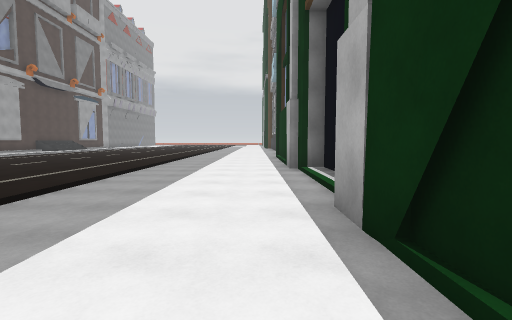
view 1 (above)

24 first-person views from a walk through a scene from a Unity 3-D project. The camera is 1.4 m above the floor, tilts 4° down and sees 85° across. The floor is counted in squares, 2 m on a side. Each view is taken from the middle of a square. On the plan, view 1 faces up. The plan holds only what a view shows up to about 9 squares ahead; the rest is blank. The place goes on beyond the plan. The player character is not drawn. Surface patterns are stand-ins for the level's own textures.

view 2
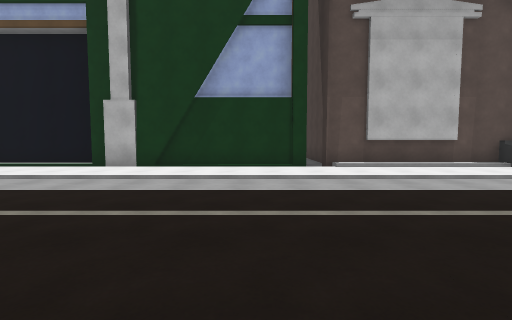

view 3
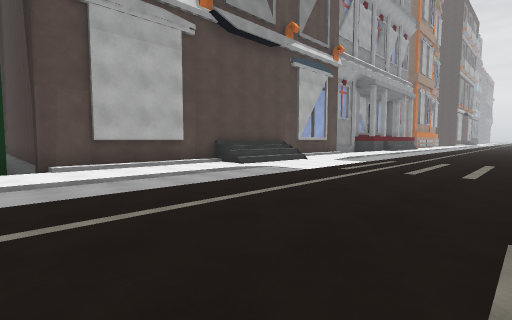

view 4
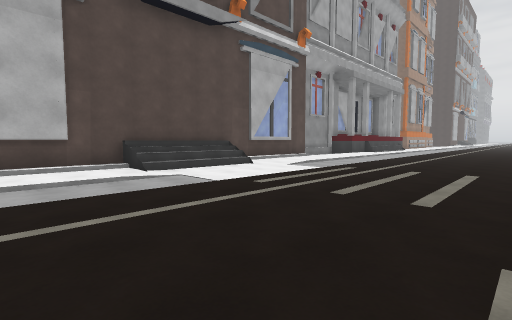

view 5
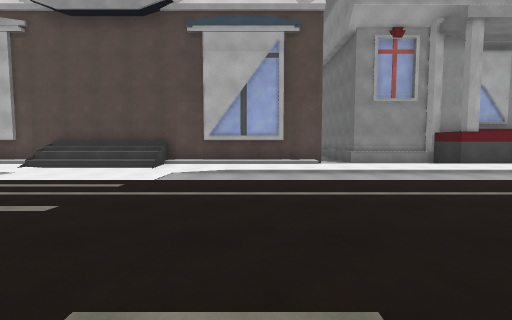

view 6
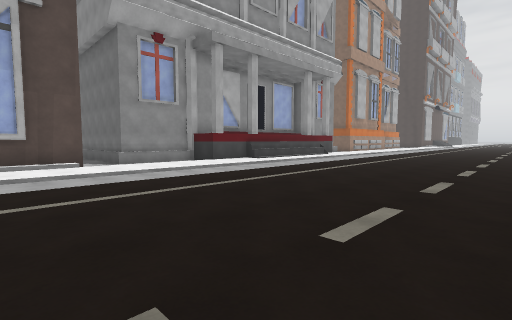

view 7
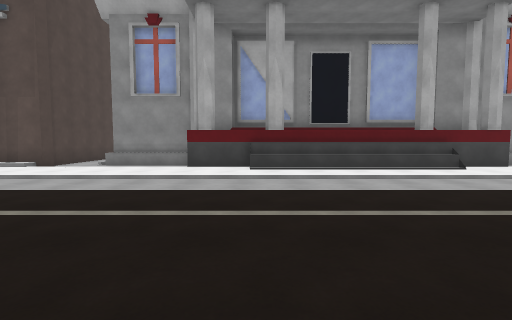

view 8
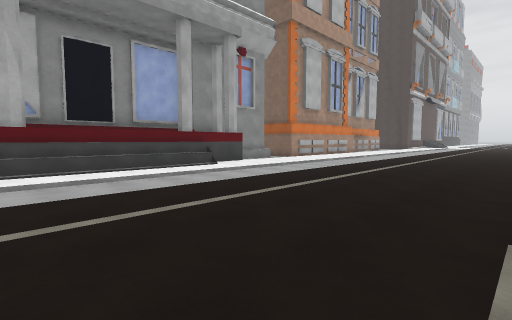

view 9
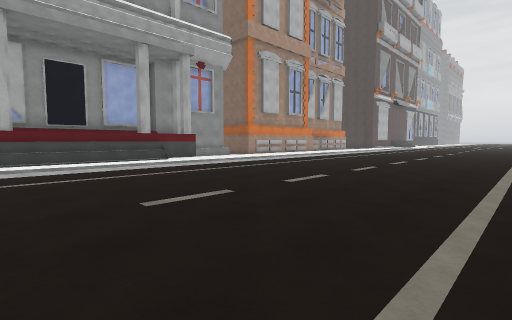

view 10
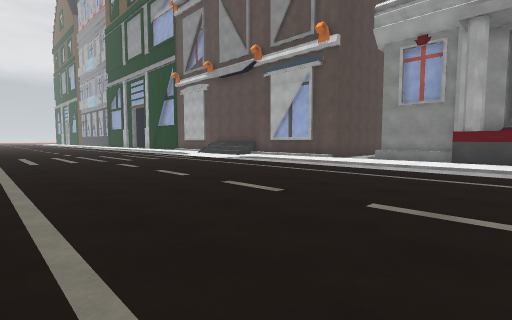

view 11
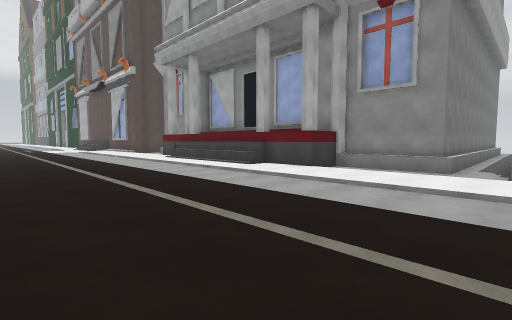

view 12
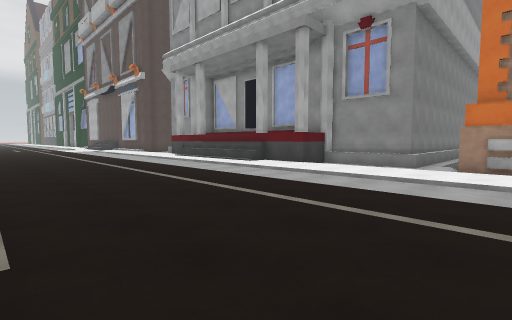

view 13
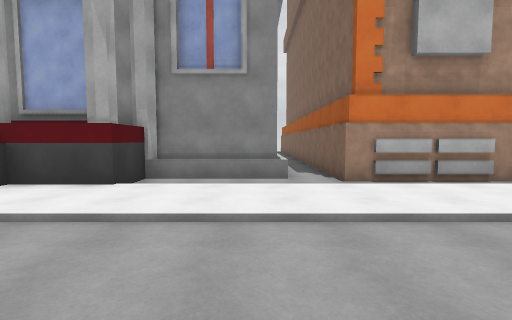

view 14
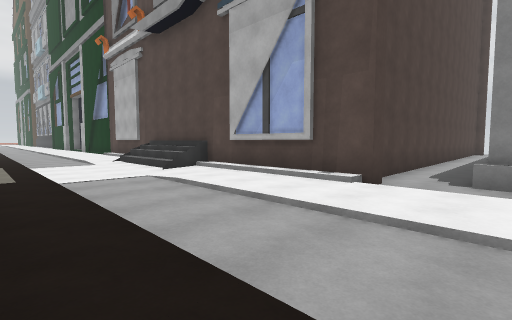

view 15
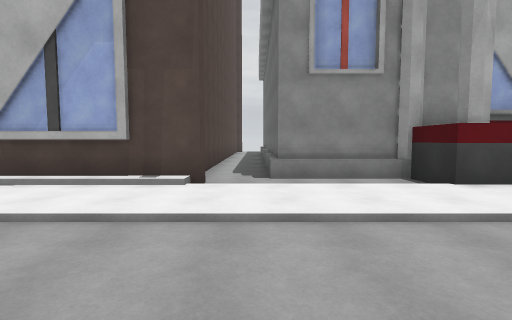

view 16
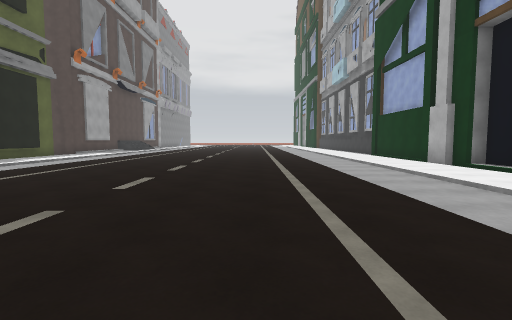

view 17
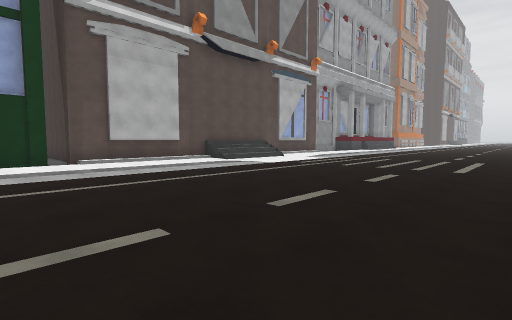

view 18
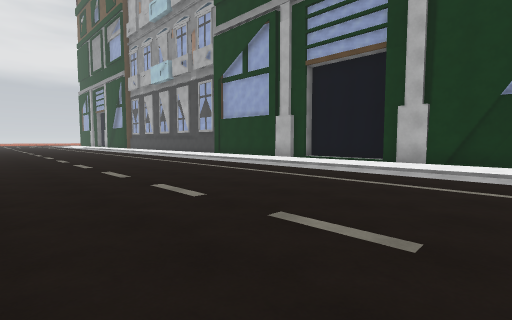

view 19
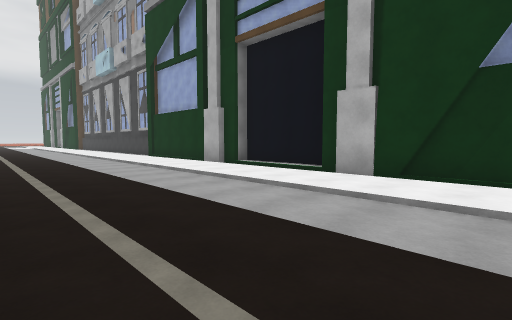

view 20
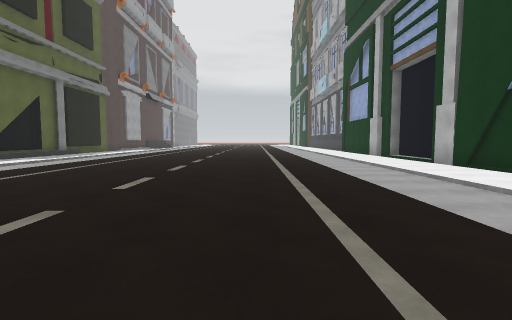

view 21
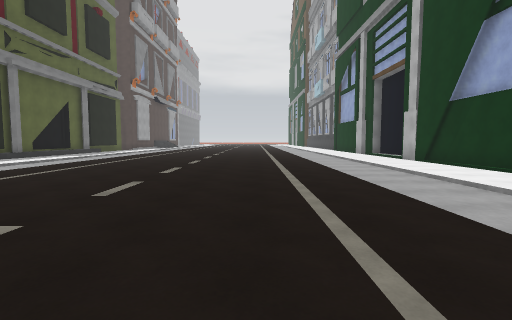

view 22
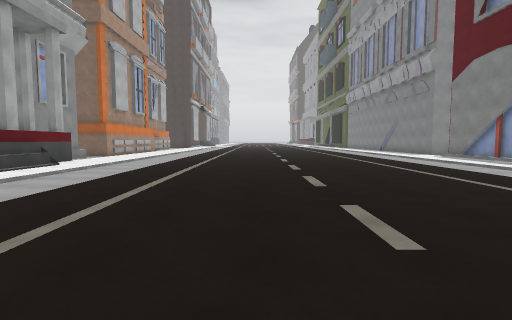

view 23
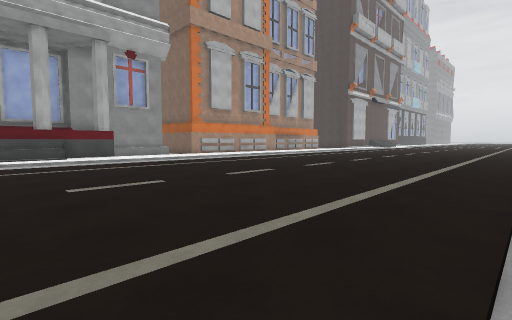

view 24
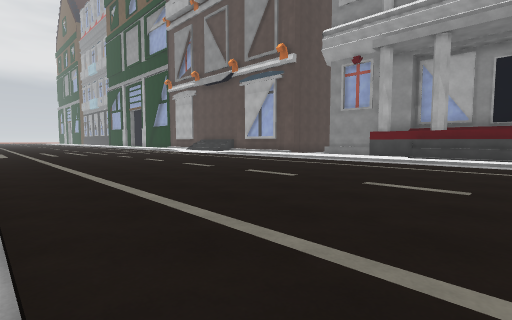

### Floor plan
Key: @ floor where view 1 was taken; # wall or solid block; . main floor; - floor 0.25 m lower than the main floor; / step, stairs or slope; B building.
Columns run from 13 left of view 1 to 6 right of it. Each row starts with its distance up from view 1.
  9     ....../-..#
  8  -/......./-..##
  7  -/......./-../#
  6   /......./-../#
  5   /......./-../#
  4    ......./-../#
  3  -/......./-..##
  2  -/......./-..#
  1  -/......./-..#
  0  -/......./-.@#
 -1   /......./-..#
 -2   /......./-..#
 -3    ......./-..#
 -4     ....../-..#
 -5     ....../-..#
 -6     ....../-..#
 -7     ....../-..#
 -8     ....../-./#
 -9     ....../-./#
-10     ....../-./#
-11     ....../-./#
-12     ....../-..#
-13    ......./-..#
-14    ......./-..#
-15    ......./-..######
-16   /......./-..#-----
-17   /......./-..------
-18   /......./-..-BBBB
-19   /......./-..-B
-20   /......./-..BB
-21   /......./-..BB
-22   /......./-.BBB
-23   /......./-.BBB
-24   /......./-.BBB
-25  -/......./-.BBB
-26 /-/......./-.BBB
-27 .-/......./-.BBB
-28 .-/......./-..BB
-29   /......./-..-B
-30   /......./-..-B
-31   /......./-..-BBBBB
-32   /......./-..------
-33   /......./-..-BBBB
-34   /......./-..-

Where each view was taken, in squares from view 1:
view 1: 0 up, 0 right, facing up
view 2: 1 down, 7 left, facing right
view 3: 2 down, 7 left, facing down-right
view 4: 5 down, 7 left, facing down-right
view 5: 14 down, 8 left, facing right
view 6: 14 down, 8 left, facing down-right
view 7: 22 down, 7 left, facing right
view 8: 22 down, 7 left, facing down-right
view 9: 22 down, 10 left, facing down-right
view 10: 22 down, 10 left, facing up-right
view 11: 33 down, 6 left, facing up-right
view 12: 34 down, 7 left, facing up-right
view 13: 31 down, 4 left, facing right
view 14: 18 down, 4 left, facing up-right
view 15: 17 down, 4 left, facing right
view 16: 1 down, 5 left, facing up
view 17: 1 down, 9 left, facing down-right
view 18: 0 up, 9 left, facing up-right
view 19: 0 up, 5 left, facing up-right
view 20: 6 down, 5 left, facing up
view 21: 8 down, 5 left, facing up
view 22: 19 down, 6 left, facing down
view 23: 25 down, 11 left, facing down-right
view 24: 25 down, 11 left, facing up-right
